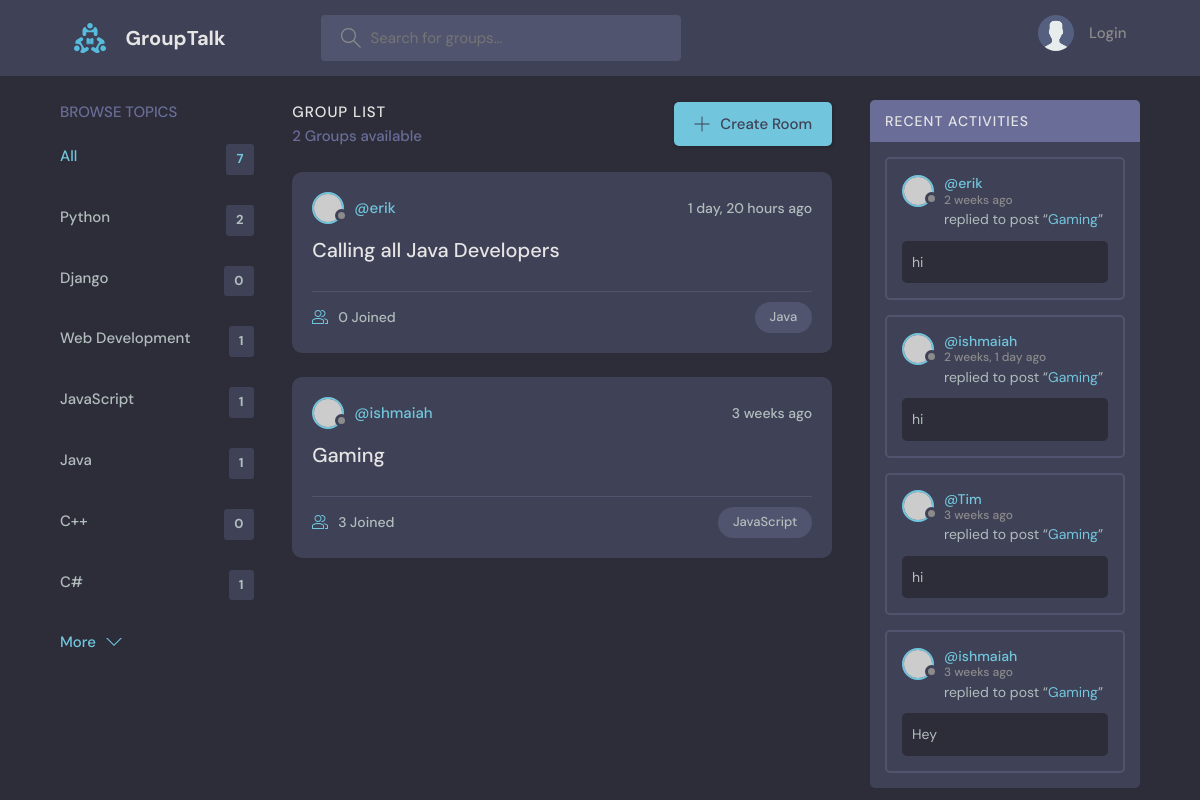
Screenshot of /?q=Java with the database file from the repository.
### base/models.py (models this page shows, shortened)
class Topic(models.Model):
    name = models.CharField(max_length=200)

class Group(models.Model):
    host = models.ForeignKey(User, on_delete=models.SET_NULL, null=True)
    topic = models.ForeignKey(Topic, on_delete=models.SET_NULL, null=True)
    name = models.CharField(max_length=200)
    description = models.TextField(null=True, blank=True)
    participants = models.ManyToManyField(User, related_name='participants', blank=True)
    updated = models.DateTimeField(auto_now=True)
    created = models.DateTimeField(auto_now_add=True)
    class Meta:
        ordering = ['-updated', '-created']
    def __str__(self):
        return self.name

class Message(models.Model):
    user = models.ForeignKey(User, on_delete=models.CASCADE)
    group = models.ForeignKey(Group, on_delete=models.CASCADE)
    body = models.TextField()
    updated = models.DateTimeField(auto_now=True)
    created = models.DateTimeField(auto_now_add=True)
    class Meta:
        ordering = ['-updated', '-created']

### base/views.py (the view)
# urls.py: path('', views.home, name="home"),
def home(request):
    q = request.GET.get('q') if request.GET.get('q') != None else ''
    groups = Group.objects.filter(
        Q(topic__name__icontains=q) |
        Q(name__icontains=q) |
        Q(description__icontains=q)
        )
    topics = Topic.objects.all()
    group_count = groups.count()
    group_messages = Message.objects.filter(Q(group__topic__name__icontains=q))
    context = {'groups': groups, 'topics': topics, 'group_count': group_count, 'group_messages': group_messages}
    return render(request, 'base/home.html', context)

### base/templates/base/home.html (shortened to what this page needs)
{% extends 'main.html' %}
{% block content %}
    <main class="layout layout--3">
      <div class="container">
        {% include 'base/topics_components.html' %}
        <div class="roomList">
          <div class="roomList__header">
            <div>
              <h2>Group List</h2>
              <p>{{group_count}} Groups available</p>
            </div>
            <a class="btn btn--main" href="{% url 'create-group' %}">
              <svg version="1.1" xmlns="http://www.w3.org/2000/svg" width="32" height="32" viewBox="0 0 32 32">
                <title>add</title>
                <path
                  d="M16.943 0.943h-1.885v14.115h-14.115v1.885h14.115v14.115h1.885v-14.115h14.115v-1.885h-14.115v-14.115z"
                ></path>
              </svg>
              Create Room
            </a>
          </div>
          {% include 'base/feed_components.html' %}
        </div>
        {% include 'base/activity_component.html' %}
      </div>
    </main>
{% endblock %}

### base/templates/base/topics_components.html
<div class="topics">
    <div class="topics__header">
      <h2>Browse Topics</h2>
    </div>
    <ul class="topics__list">
      <li>
        <a href="{% url 'home' %}" class="active">All <span>{{topics.count}}</span></a>
      </li>
      {% for topic in topics %}
      <li>
        <a href="{% url 'home' %}?q={{topic.name}}">{{topic.name}} <span>{{topic.group_set.all.count}}</span></a>
      </li>
      {% endfor %}
    </ul>
    <a class="btn btn--link" href="topics.html">
      More
      <svg version="1.1" xmlns="http://www.w3.org/2000/svg" width="32" height="32" viewBox="0 0 32 32">
        <title>chevron-down</title>
        <path d="M16 21l-13-13h-3l16 16 16-16h-3l-13 13z"></path>
      </svg>
    </a>
  </div>

### base/templates/base/feed_components.html (shortened to what this page needs)
{%for group in groups%}
<div class="roomListRoom">
    <div class="roomListRoom__header">
      <a href="{% url 'user-profile' group.host.id %}" class="roomListRoom__author">
        <div class="avatar avatar--small">
          <img src="https://randomuser.me/api/portraits/women/11.jpg" />
        </div>
        <span>@{{group.host.username}}</span>
      </a>
      <div class="roomListRoom__actions">
        <span>{{group.created|timesince}} ago</span>
      </div>
    </div>
    <div class="roomListRoom__content">
      <a href="{% url 'group' group.id %}"> {{group.name}} </a>
    </div>
    <div class="roomListRoom__meta">
      <a href="{% url 'group' group.id %}" class="roomListRoom__joined">
        {{group.participants.all.count}} Joined
      </a>
      <p class="roomListRoom__topic"> {{group.topic.name}} </p>
    </div>
  </div>
{% endfor %}

### base/templates/base/activity_component.html (shortened to what this page needs)
<div class="activities">
    <div class="activities__header">
      <h2>Recent Activities</h2>
    </div>
    {% for message in group_messages %}
    <div class="activities__box">
      <div class="activities__boxHeader roomListRoom__header">
        <a href="{% url 'user-profile' message.user.id %}" class="roomListRoom__author">
          <div class="avatar avatar--small">
            <img src="https://randomuser.me/api/portraits/women/11.jpg" />
          </div>
          <p>
            @{{message.user}}
            <span>{{message.created|timesince}} ago</span>
          </p>
        </a>
      </div>
      <div class="activities__boxContent">
        <p>replied to post “<a href="{% url 'group' message.group.id %}">{{message.group}}</a>”</p>
        <div class="activities__boxRoomContent">
            {{message.body}}
        </div>
      </div>
    </div>
    {% endfor %}
  </div>

### rows the page displays
Topic: name "Python", group_set.all.count "2"
Topic: name "Django", group_set.all.count "0"
Topic: name "Web Development", group_set.all.count "1"
Topic: name "JavaScript", group_set.all.count "1"
Topic: name "Java", group_set.all.count "1"
Topic: name "C++", group_set.all.count "0"
Topic: name "C#", group_set.all.count "1"
Group: host.username "erik", created "1 day, 20 hours", name "Calling all Java Developers", participants.all.count "0", topic.name "Java"
Group: host.username "ishmaiah", created "3 weeks", name "Gaming", participants.all.count "3", topic.name "JavaScript"
Message: user "erik", created "2 weeks", group "Gaming", body "hi"
Message: user "ishmaiah", created "2 weeks, 1 day", group "Gaming", body "hi"
Message: user "Tim", created "3 weeks", group "Gaming", body "hi"
Message: user "ishmaiah", created "3 weeks", group "Gaming", body "Hey"

### other values shown
{{ topics.count }} "7"
{{ group_count }} "2"
